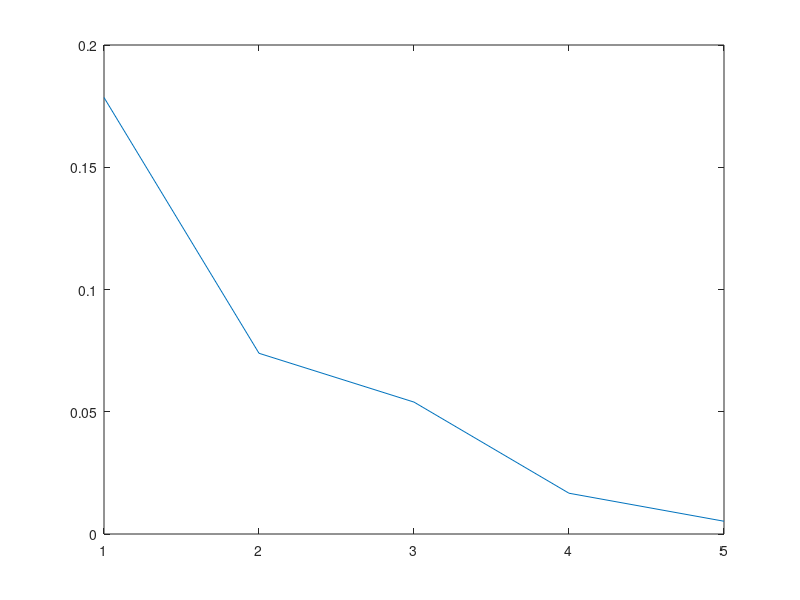
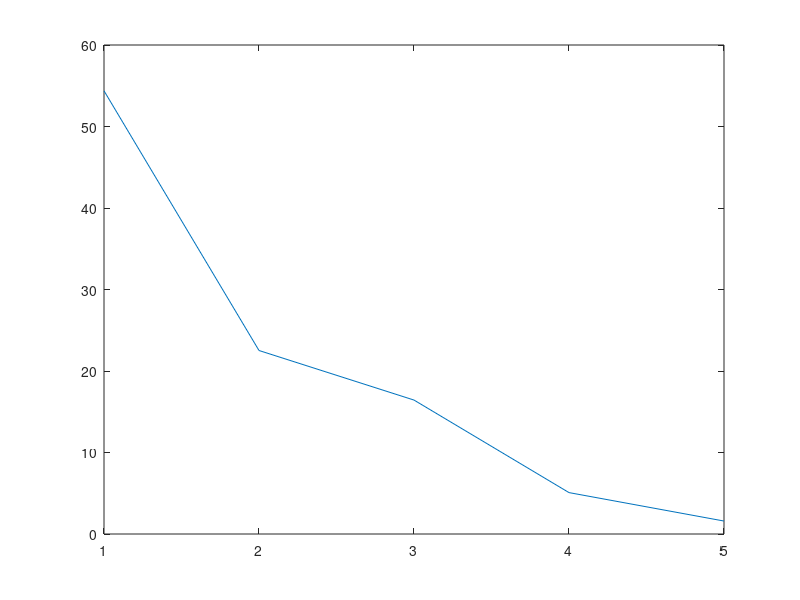

MATLAB code to generate these figures, in order:
rng 'default'
M = 7; % Number of observations
N = 5; % Number of variables observed
% Made-up data
X = rand(M,N);
% De-mean (MATLAB will de-mean inside of PCA, but I want the de-meaned values later)
X = X - mean(X); % Use X = bsxfun(@minus,X,mean(X)) if you have an older version of MATLAB
% Do the PCA
[coeff,score,latent,~,explained] = pca(X);
% Calculate eigenvalues and eigenvectors of the covariance matrix
covarianceMatrix = cov(X);
[V,D] = eig(covarianceMatrix);
% "coeff" are the principal component vectors. These are the eigenvectors of the covariance matrix. Compare ...
coeff
V
% Multiply the original data by the principal component vectors to get the projections of the original data on the
% principal component vector space. This is also the output "score". Compare ...
dataInPrincipalComponentSpace = X*coeff
score
% The columns of X*coeff are orthogonal to each other. This is shown with ...
corrcoef(dataInPrincipalComponentSpace)
% The variances of these vectors are the eigenvalues of the covariance matrix, and are also the output "latent". Compare
% these three outputs
var(dataInPrincipalComponentSpace)'
latent
sort(diag(D),'descend')

var(dataInPrincipalComponentSpace)

figure
plot(latent)

figure
plot(explained)


